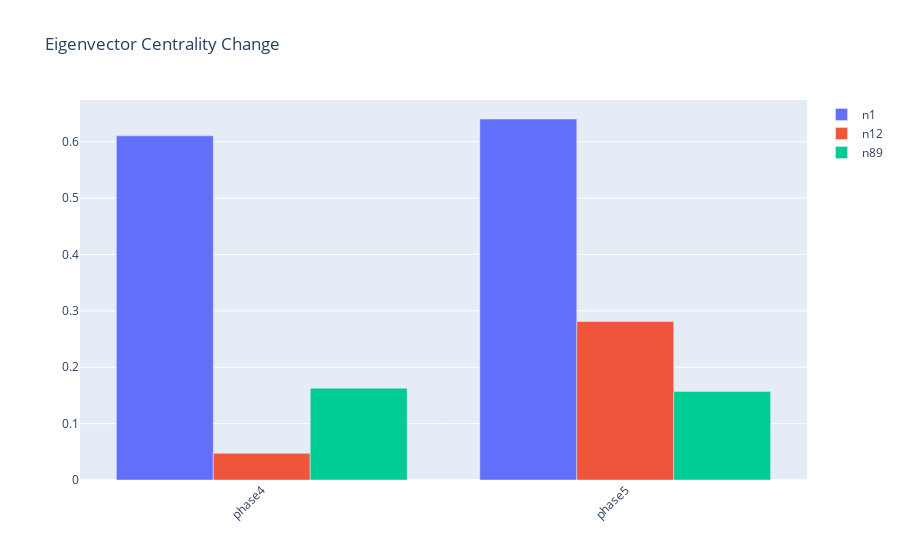

The cell this chart's notebook holds for it:
### Code cell
graph_frame = frame.query("phase==4 or phase==5").sort_values(by=['phase_str'])
fig = go.Figure()
fig.add_trace(
    go.Bar(
        x = graph_frame.query("player=='n1'")['phase_str'],
        y = graph_frame.query("player=='n1'")['eigenvector_centrality'],
        name="n1"

    )
)
fig.add_trace(
    go.Bar(
        x = graph_frame.query("player=='n12'")['phase_str'],
        y = graph_frame.query("player=='n12'")['eigenvector_centrality'],
        name="n12"

    )
)
fig.add_trace(
    go.Bar(
        x = graph_frame.query("player=='n89'")['phase_str'],
        y = graph_frame.query("player=='n89'")['eigenvector_centrality'],
        name="n89"

    )
)
fig.update_layout(barmode='group', xaxis_tickangle=-45, title_text = 'Eigenvector Centrality Change')
fig.show()

### Figure 1 — Plotly figure (JSON) as saved in the notebook; plotly's stock layout.template omitted (floating-point values rounded to 4 significant figures)
{"data": [{"name": "n1", "type": "bar", "x": ["phase4", "phase5"], "y": [0.6104, 0.6402]}, {"name": "n12", "type": "bar", "x": ["phase4", "phase5"], "y": [0.04723, 0.281]}, {"name": "n89", "type": "bar", "x": ["phase4", "phase5"], "y": [0.1629, 0.1568]}], "layout": {"barmode": "group", "title": {"text": "Eigenvector Centrality Change"}, "xaxis": {"tickangle": -45}}}
